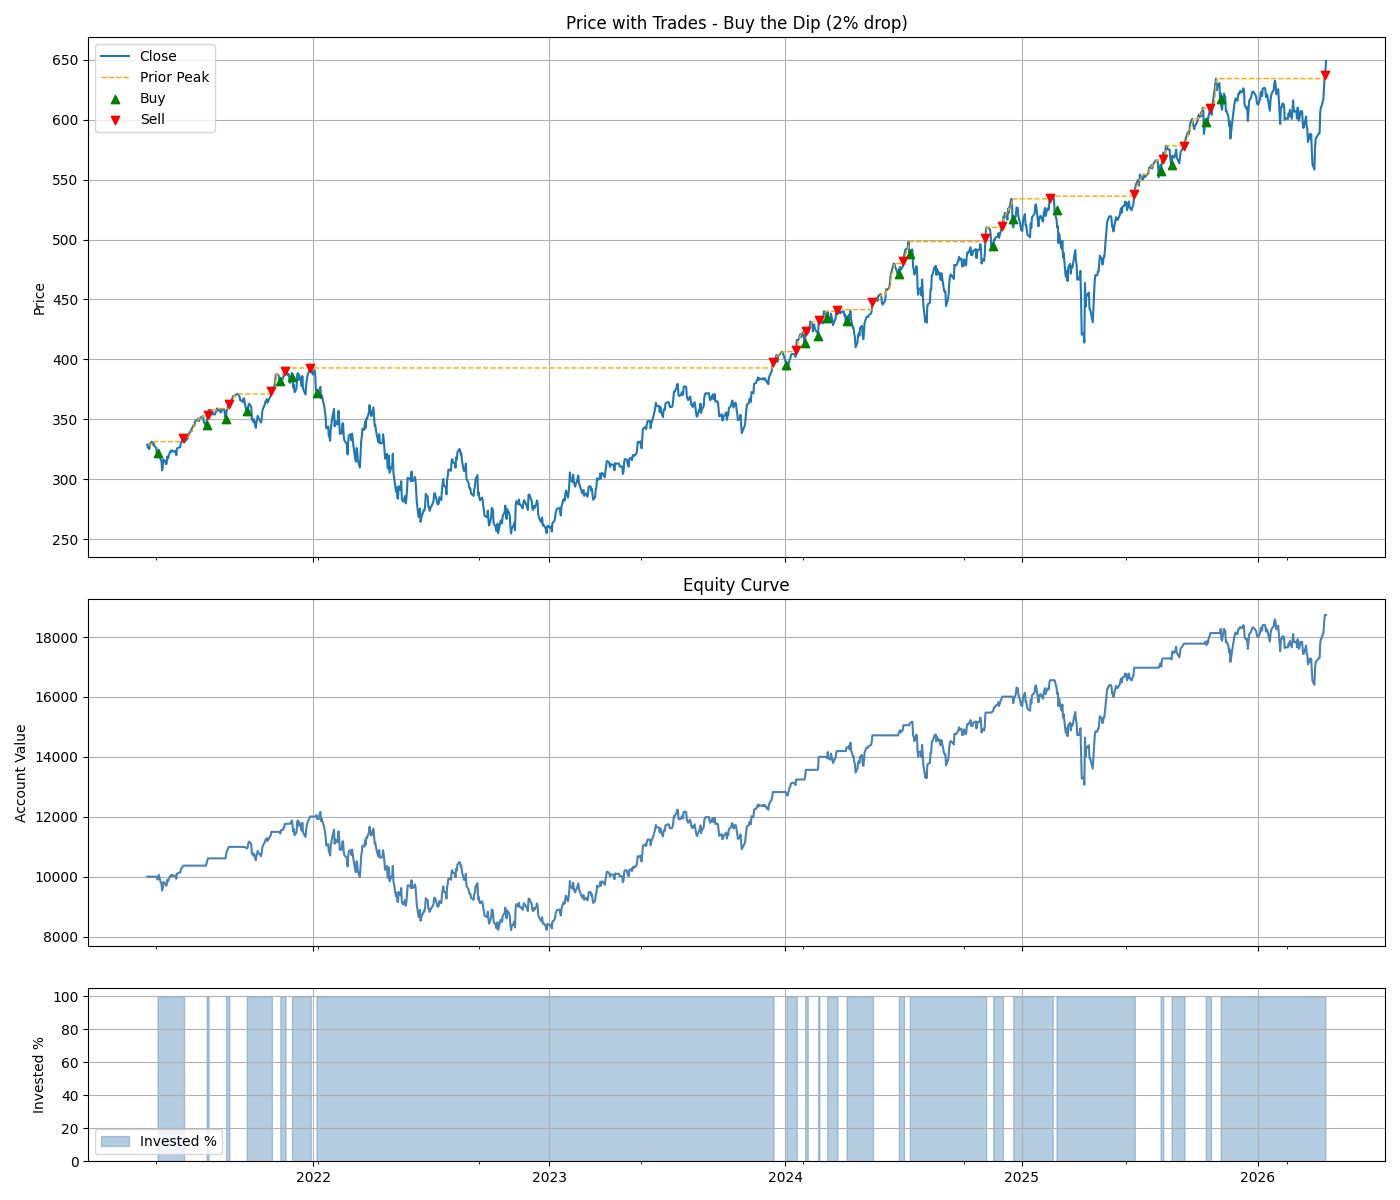

Write the Python code that produced this figure.
"""
Backtest QQQ - Pure Buy the Dip

Rules:
- Instrument: QQQ
- Data: daily last 5 years (yfinance)

Entry:
- Single full position (100% of available cash) when Close drops >= drop_pct from prior peak.
- Buy at next day's Open.
- Only one position at a time — no scale-in.

Exit:
- Close >= prior_peak at entry  (price fully recovered to the peak that triggered entry)
- Exit at that day's Close.

Position sizing:
- Fully invested on entry, fully out on exit.
- Only in market during dips — expected time in market ~15-20%.

Grid search defaults based on research (S&P 500 study):
- drop_pct: 2–10%  (research: 5% drop gave 76% win rate, 16% time in market)

Outputs: backtest_buy_the_dip.png, trades_detail_buy_the_dip.csv, printed metrics.
"""

import os
import math
import itertools
import pandas as pd
import numpy as np
import yfinance as yf
import matplotlib.pyplot as plt


def max_drawdown(equity):
    roll_max = equity.cummax()
    return ((equity - roll_max) / roll_max).min()


def fetch_data(ticker='QQQ', period='5y'):
    df = yf.download(ticker, period=period, progress=False)
    df = df.dropna()
    if getattr(df.columns, 'nlevels', 1) > 1:
        df.columns = df.columns.droplevel(1)
    return df


def check_entry(close, peak, drop_pct, in_position):
    """
    Returns True when not in position and close has dropped >= drop_pct from prior peak.
    """
    if in_position:
        return False
    if pd.isna(peak) or peak <= 0:
        return False
    return (peak - close) / peak >= drop_pct


def check_exit(close, entry_peak, in_position):
    """
    Returns True when in position and close has recovered to or above the entry peak.
    """
    if not in_position:
        return False
    if pd.isna(entry_peak):
        return False
    return close >= entry_peak


def compute_stats(equity_series, initial_capital, closed_trades, df=None):
    """Returns dict of performance metrics."""
    trades_df = pd.DataFrame(closed_trades)

    total_return = equity_series.iloc[-1] / initial_capital - 1.0
    years = (equity_series.index[-1] - equity_series.index[0]).days / 365.25
    cagr = (equity_series.iloc[-1] / initial_capital) ** (1 / years) - 1 if years > 0 else np.nan
    yearly = equity_series.resample('YE').last()
    yearly_returns = yearly.pct_change().dropna()
    arith_mean_annual = yearly_returns.mean() if len(yearly_returns) > 0 else np.nan
    md = max_drawdown(equity_series)

    if df is not None and years > 0:
        bh_cagr = (float(df['Close'].iloc[-1]) / float(df['Close'].iloc[0])) ** (1 / years) - 1
    else:
        bh_cagr = np.nan

    if len(trades_df) > 0 and 'pnl' in trades_df.columns:
        win_rate = len(trades_df[trades_df['pnl'] > 0]) / len(trades_df)
        avg_pnl = trades_df['pnl'].mean()
        trade_returns = (trades_df['exit_price'] - trades_df['entry_price']) / trades_df['entry_price']
        avg_trade_return = trade_returns.mean()
        max_trade_gain = trade_returns.max()
        max_trade_drop = trade_returns.min()
        time_in_market = trades_df['held_days'].sum() / len(equity_series) if len(equity_series) > 0 else np.nan
    else:
        win_rate = np.nan
        avg_pnl = np.nan
        avg_trade_return = np.nan
        max_trade_gain = np.nan
        max_trade_drop = np.nan
        time_in_market = np.nan

    return {
        'total_return': total_return,
        'cagr': cagr,
        'bh_cagr': bh_cagr,
        'arith_mean_annual': arith_mean_annual,
        'max_drawdown': md,
        'n_trades_closed': len(trades_df),
        'win_rate': win_rate,
        'avg_pnl': avg_pnl,
        'avg_trade_return': avg_trade_return,
        'max_trade_gain': max_trade_gain,
        'max_trade_drop': max_trade_drop,
        'time_in_market': time_in_market,
        'trades_df': trades_df,
    }


def print_stats(stats, initial_capital, equity_series, drop_pct, out_paths):
    print('Buy the Dip backtest summary:')
    print(f'Initial capital:          {initial_capital:,.2f}')
    print(f'Drop threshold:           {drop_pct:.1%}')
    print(f'Final equity:             {equity_series.iloc[-1]:,.2f}')
    print(f'Total return:             {stats["total_return"]:.2%}')
    print(f'CAGR:                     {stats["cagr"]:.2%}')
    print(f'CAGR buy & hold:          {stats["bh_cagr"]:.2%}' if not pd.isna(stats["bh_cagr"]) else 'CAGR buy & hold:          N/A')
    print(f'Arithmetic mean annual:   {stats["arith_mean_annual"]:.2%}' if not pd.isna(stats["arith_mean_annual"]) else 'Arithmetic mean annual:   N/A')
    print(f'Max drawdown:             {stats["max_drawdown"]:.2%}')
    print(f'Time in market:           {stats["time_in_market"]:.1%}' if not pd.isna(stats["time_in_market"]) else 'Time in market:           N/A')
    print(f'Number of trades:         {stats["n_trades_closed"]}')
    print(f'Win rate:                 {stats["win_rate"]}')
    print(f'Average PnL per trade:    {stats["avg_pnl"]}')
    print(f'Average return per trade: {stats["avg_trade_return"]:.2%}' if not pd.isna(stats["avg_trade_return"]) else 'Average return per trade: N/A')
    print(f'Max gain per trade:       {stats["max_trade_gain"]:.2%}' if not pd.isna(stats["max_trade_gain"]) else 'Max gain per trade:       N/A')
    print(f'Max drop per trade:       {stats["max_trade_drop"]:.2%}' if not pd.isna(stats["max_trade_drop"]) else 'Max drop per trade:       N/A')
    print(f'Trades CSV:               {out_paths["trades_csv"]}')
    print(f'Plot:                     {out_paths["fig_path"]}')


def save_plots(df, equity_series, invested_list, stats, drop_pct, out_dir):
    """Saves price+trades, equity, invested% into one PNG. Returns fig path."""
    trades_df = stats['trades_df'].copy()
    if len(trades_df) > 0:
        trades_df['entry_date'] = pd.to_datetime(trades_df['entry_date'])
        trades_df['exit_date'] = pd.to_datetime(trades_df['exit_date'])

    equity_dates = equity_series.index
    invested_series = pd.Series(invested_list, index=equity_dates)

    fig, (ax_price, ax_equity, ax_inv) = plt.subplots(
        3, 1, sharex=True, figsize=(14, 12),
        gridspec_kw={'height_ratios': [3, 2, 1]}
    )

    df['Close'].plot(ax=ax_price, label='Close')
    df['peak_prior'].plot(ax=ax_price, label='Prior Peak', color='orange', linestyle='--', linewidth=1)
    if len(trades_df) > 0:
        ax_price.scatter(trades_df['entry_date'], trades_df['entry_price'], marker='^', color='green', label='Buy', zorder=5)
        ax_price.scatter(trades_df['exit_date'], trades_df['exit_price'], marker='v', color='red', label='Sell', zorder=5)
    ax_price.set_title(f'Price with Trades - Buy the Dip ({drop_pct:.0%} drop)')
    ax_price.set_ylabel('Price')
    ax_price.legend()
    ax_price.grid(True)

    equity_series.plot(ax=ax_equity, color='steelblue')
    ax_equity.set_title('Equity Curve')
    ax_equity.set_ylabel('Account Value')
    ax_equity.grid(True)

    ax_inv.fill_between(invested_series.index, invested_series.values * 100, step='post', alpha=0.4, color='steelblue', label='Invested %')
    ax_inv.set_ylabel('Invested %')
    ax_inv.set_ylim(0, 105)
    ax_inv.grid(True)
    ax_inv.legend()

    fig.tight_layout()
    out_fig = os.path.join(out_dir, 'backtest_buy_the_dip.png')
    fig.savefig(out_fig)
    plt.close(fig)
    return out_fig


def run_backtest_buy_the_dip(ticker='QQQ', period='5y', initial_capital=10000.0,
                              drop_pct=0.05, verbose=True, df=None):
    out_dir = os.path.dirname(__file__)
    if df is None:
        df = fetch_data(ticker, period)
        df.index = pd.to_datetime(df.index)
        df = df[['Open', 'High', 'Low', 'Close', 'Volume']]
    if df.empty:
        raise ValueError('No data returned.')
    df = df.copy()

    df['peak_prior'] = df['Close'].cummax().shift(1)

    cash = float(initial_capital)
    shares = 0.0
    in_position = False
    entry_price = None
    entry_peak = None
    entry_date = None
    entry_idx = None

    equity_list = []
    equity_dates = []
    invested_list = []
    closed_trades = []

    for i in range(len(df)):
        date = df.index[i]
        close = float(df['Close'].iat[i])
        peak = df['peak_prior'].iat[i]

        pos_value = shares * close
        eq = cash + pos_value
        equity_list.append(eq)
        equity_dates.append(date)
        invested_list.append(pos_value / eq if eq > 0 else 0.0)

        if check_exit(close, entry_peak, in_position):
            exit_price = close
            proceeds = shares * exit_price
            pnl = proceeds - shares * entry_price
            held_days = i - entry_idx
            cash += proceeds
            closed_trades.append({
                'entry_date': entry_date, 'entry_price': entry_price,
                'exit_date': date, 'exit_price': exit_price,
                'shares': shares, 'pnl': pnl, 'held_days': held_days,
                'entry_peak': entry_peak,
            })
            shares = 0.0
            in_position = False
            entry_price = None
            entry_peak = None
            entry_date = None
            entry_idx = None

        if check_entry(close, peak, drop_pct, in_position):
            if i + 1 < len(df):
                next_open = float(df['Open'].iat[i + 1])
                shares = cash / next_open
                cash -= shares * next_open
                in_position = True
                entry_price = next_open
                entry_peak = float(peak)
                entry_date = df.index[i + 1]
                entry_idx = i + 1

    equity_series = pd.Series(equity_list, index=equity_dates)
    stats = compute_stats(equity_series, initial_capital, closed_trades, df=df)

    trades_csv = None
    fig_path = None
    if verbose:
        trades_csv = os.path.join(out_dir, 'trades_detail_buy_the_dip.csv')
        stats['trades_df'].to_csv(trades_csv, index=False)
        fig_path = save_plots(df, equity_series, invested_list, stats, drop_pct, out_dir)
        out_paths = {'trades_csv': trades_csv, 'fig_path': fig_path}
        print_stats(stats, initial_capital, equity_series, drop_pct, out_paths)

    def _f(v):
        return round(float(v), 3) if not pd.isna(v) else None

    return {
        'initial_capital': float(initial_capital),
        'drop_pct': drop_pct,
        'final_equity': _f(equity_series.iloc[-1]),
        'total_return': _f(stats['total_return']),
        'cagr': _f(stats['cagr']),
        'bh_cagr': _f(stats['bh_cagr']),
        'arith_mean_annual': _f(stats['arith_mean_annual']),
        'max_drawdown': _f(stats['max_drawdown']),
        'time_in_market': _f(stats['time_in_market']),
        'n_trades_closed': int(stats['n_trades_closed']),
        'win_rate': _f(stats['win_rate']),
        'avg_trade_return': _f(stats['avg_trade_return']),
        'max_trade_gain': _f(stats['max_trade_gain']),
        'max_trade_drop': _f(stats['max_trade_drop']),
        'fig_path': fig_path,
        'trades_csv': trades_csv,
    }


def grid_search(ticker='QQQ', period='5y', initial_capital=10000.0,
                drop_pct_values=(0.02, 0.03, 0.05, 0.07, 0.10, 0.15, 0.20),
                maximize='cagr'):
    """
    Grid search over drop threshold.
    Research: 5% drop → 76% win rate, 16% time in market on S&P 500.
    """
    print(f'Grid search: {len(drop_pct_values)} combinations...')
    print('Downloading data once...')
    raw_df = fetch_data(ticker, period)
    raw_df.index = pd.to_datetime(raw_df.index)
    raw_df = raw_df[['Open', 'High', 'Low', 'Close', 'Volume']]
    if raw_df.empty:
        raise ValueError('No data returned.')

    results = []
    for drop in drop_pct_values:
        try:
            res = run_backtest_buy_the_dip(
                initial_capital=initial_capital,
                drop_pct=drop, verbose=False, df=raw_df,
            )
            results.append({
                'drop_pct': drop,
                'cagr': res['cagr'],
                'total_return': res['total_return'],
                'max_drawdown': res['max_drawdown'],
                'win_rate': res['win_rate'],
                'n_trades': res['n_trades_closed'],
                'time_in_market': res['time_in_market'],
                'avg_trade_return': res['avg_trade_return'],
            })
        except Exception as e:
            print(f'  ERROR drop={drop}: {e}')

    results_df = pd.DataFrame(results).sort_values(maximize, ascending=False).reset_index(drop=True)

    print(f'\nAll results by {maximize}:')
    print(results_df.to_string(index=False))

    out_dir = os.path.dirname(__file__)
    csv_path = os.path.join(out_dir, 'grid_search_results.csv')
    results_df.to_csv(csv_path, index=False)
    print(f'\nFull results saved to: {csv_path}')

    best = results_df.iloc[0]
    print(f'\n--- Best parameters (by {maximize}) ---')
    print(f'  drop_pct={best["drop_pct"]:.1%}')
    print('Running full backtest with best parameters...\n')
    run_backtest_buy_the_dip(
        initial_capital=initial_capital,
        drop_pct=best['drop_pct'],
        verbose=True, df=raw_df,
    )

    return results_df


if __name__ == '__main__':
    res = run_backtest_buy_the_dip(initial_capital=10000.0, drop_pct=0.05)
    print('\nRESULT:', res)
